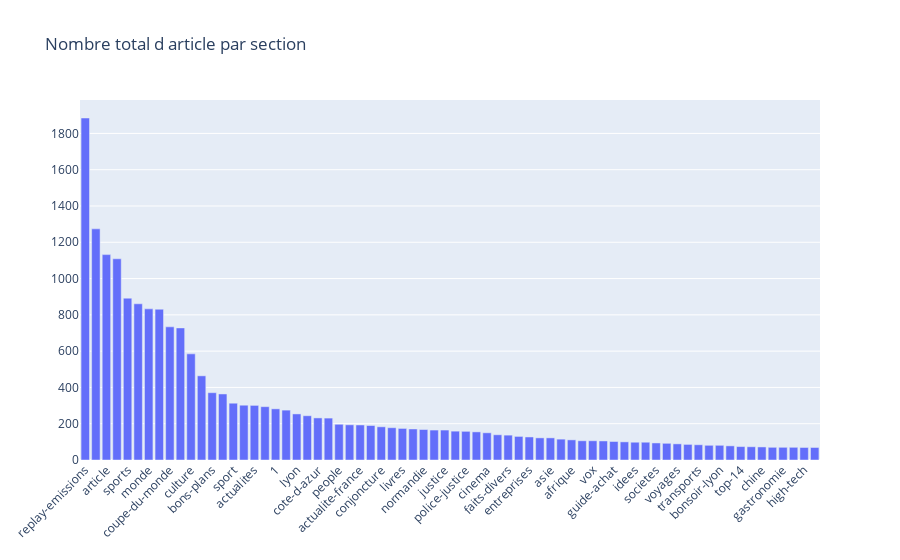

The cell this chart's notebook holds for it:
### Markdown cell above
## Section exploration

### Code cell
# top n sections
top_n = 70
df_count_sections = df_sparse.sum(axis=0).sort_values(ascending=False).head(top_n)
fig = go.Figure()
fig.add_trace(go.Bar(y=df_count_sections, x=df_count_sections.index))
fig.update_xaxes(tickangle=-45, title=None)
fig.update_yaxes(title=None)
fig.update_layout(margin={"b": 100}, title_text='Nombre total d article par section')

### Figure 1 — Plotly figure (JSON) as saved in the notebook; plotly's stock layout.template omitted (floating-point values rounded to 4 significant figures)
{"data": [{"type": "bar", "x": ["replay-emissions", "economie", "article", "societe", "sports", "international", "monde", "politique", "coupe-du-monde", "football", "culture", "tech", "bons-plans", "sante", "sport", "paris", "actualites", "flash-actu", "1", "flash-eco", "lyon", "marseille", "cote-d-azur", "replay-radio", "people", "europe", "actualite-france", "faits_divers", "conjoncture", "actualite", "livres", "alsace", "normandie", "bfm-dici", "justice", "grand-lille", "police-justice", "coupe_du_monde_2022", "cinema", "musique", "faits-divers", "energie", "entreprises", "planete", "asie", "meteo", "afrique", "rugby", "vox", "sciences", "guide-achat", "amerique-nord", "idees", "replay-jt", "societes", "etats-unis", "voyages", "var", "transports", "video", "bonsoir-lyon", "bonsoir-paris", "top-14", "bonsoir-cote-d-azur", "chine", "diaporama", "gastronomie", "le-12-17", "high-tech", "environnement"], "y": [1885, 1274, 1132, 1109, 892, 861, 833, 831, 734, 728, 585, 464, 371, 364, 313, 302, 301, 294, 282, 275, 254, 244, 232, 231, 197, 194, 193, 190, 183, 178, 174, 171, 168, 165, 165, 159, 158, 155, 150, 139, 137, 130, 127, 122, 122, 115, 111, 106, 106, 105, 102, 100, 98, 98, 94, 92, 89, 86, 84, 81, 81, 78, 74, 73, 72, 70, 70, 70, 69, 69]}], "layout": {"margin": {"b": 100}, "title": {"text": "Nombre total d article par section"}, "xaxis": {"tickangle": -45, "title": {}}, "yaxis": {"title": {}}}}
